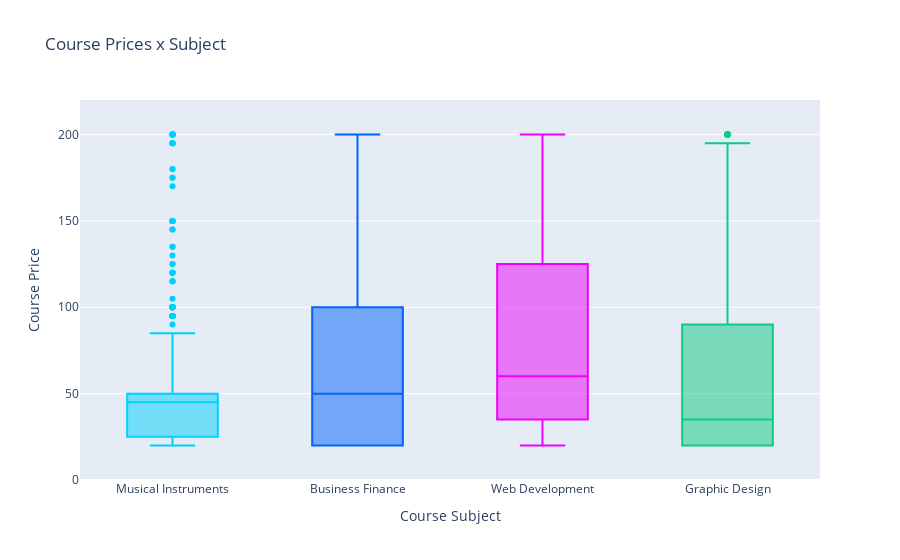

The notebook cell saved with this chart:
### Markdown cell above
#### 3.3 Phân tích đa biến

### Code cell
# Biểu đồ hộp và râu thể hiện mối quan hệ giữa Course Price và Subject
paid_courses_data = _data.query("price != 'Free'")
paid_courses_data['price'] = _data['price'].astype(float)
fig = px.box(paid_courses_data,
             x     = 'subject',
             y     = 'price',
             color = 'subject',
             title = 'Course Prices x Subject',
             color_discrete_sequence = ['#03cffc','#0362fc','#eb03fc','#0ecc83'],
            )

fig.update_layout(showlegend=False)
fig.update_yaxes(range=[0,220], title='Course Price')
fig.update_xaxes(title='Course Subject')
fig.show()

### Figure 1 — Plotly figure (JSON) as saved in the notebook; plotly's stock layout.template omitted (floating-point values rounded to 4 significant figures; data arrays with more than 128 entries replaced by an {"elided": "..."} marker saying what was removed)
{"data": [{"alignmentgroup": "True", "hovertemplate": "subject=%{x}<br>price=%{y}<extra></extra>", "legendgroup": "Musical Instruments", "marker": {"color": "#03cffc"}, "name": "Musical Instruments", "notched": false, "offsetgroup": "Musical Instruments", "orientation": "v", "showlegend": true, "type": "box", "x": {"elided": "634 str values"}, "x0": " ", "xaxis": "x", "y": {"elided": "634 int values"}, "y0": " ", "yaxis": "y"}, {"alignmentgroup": "True", "hovertemplate": "subject=%{x}<br>price=%{y}<extra></extra>", "legendgroup": "Business Finance", "marker": {"color": "#0362fc"}, "name": "Business Finance", "notched": false, "offsetgroup": "Business Finance", "orientation": "v", "showlegend": true, "type": "box", "x": {"elided": "1098 str values"}, "x0": " ", "xaxis": "x", "y": {"elided": "1098 int values"}, "y0": " ", "yaxis": "y"}, {"alignmentgroup": "True", "hovertemplate": "subject=%{x}<br>price=%{y}<extra></extra>", "legendgroup": "Web Development", "marker": {"color": "#eb03fc"}, "name": "Web Development", "notched": false, "offsetgroup": "Web Development", "orientation": "v", "showlegend": true, "type": "box", "x": {"elided": "1067 str values"}, "x0": " ", "xaxis": "x", "y": {"elided": "1067 int values"}, "y0": " ", "yaxis": "y"}, {"alignmentgroup": "True", "hovertemplate": "subject=%{x}<br>price=%{y}<extra></extra>", "legendgroup": "Graphic Design", "marker": {"color": "#0ecc83"}, "name": "Graphic Design", "notched": false, "offsetgroup": "Graphic Design", "orientation": "v", "showlegend": true, "type": "box", "x": {"elided": "568 str values"}, "x0": " ", "xaxis": "x", "y": {"elided": "568 int values"}, "y0": " ", "yaxis": "y"}], "layout": {"boxmode": "overlay", "legend": {"title": {"text": "subject"}, "tracegroupgap": 0}, "showlegend": false, "title": {"text": "Course Prices x Subject"}, "xaxis": {"anchor": "y", "categoryarray": ["Musical Instruments", "Business Finance", "Web Development", "Graphic Design"], "categoryorder": "array", "domain": [0, 1], "title": {"text": "Course Subject"}}, "yaxis": {"anchor": "x", "domain": [0, 1], "range": [0, 220], "title": {"text": "Course Price"}}}}
